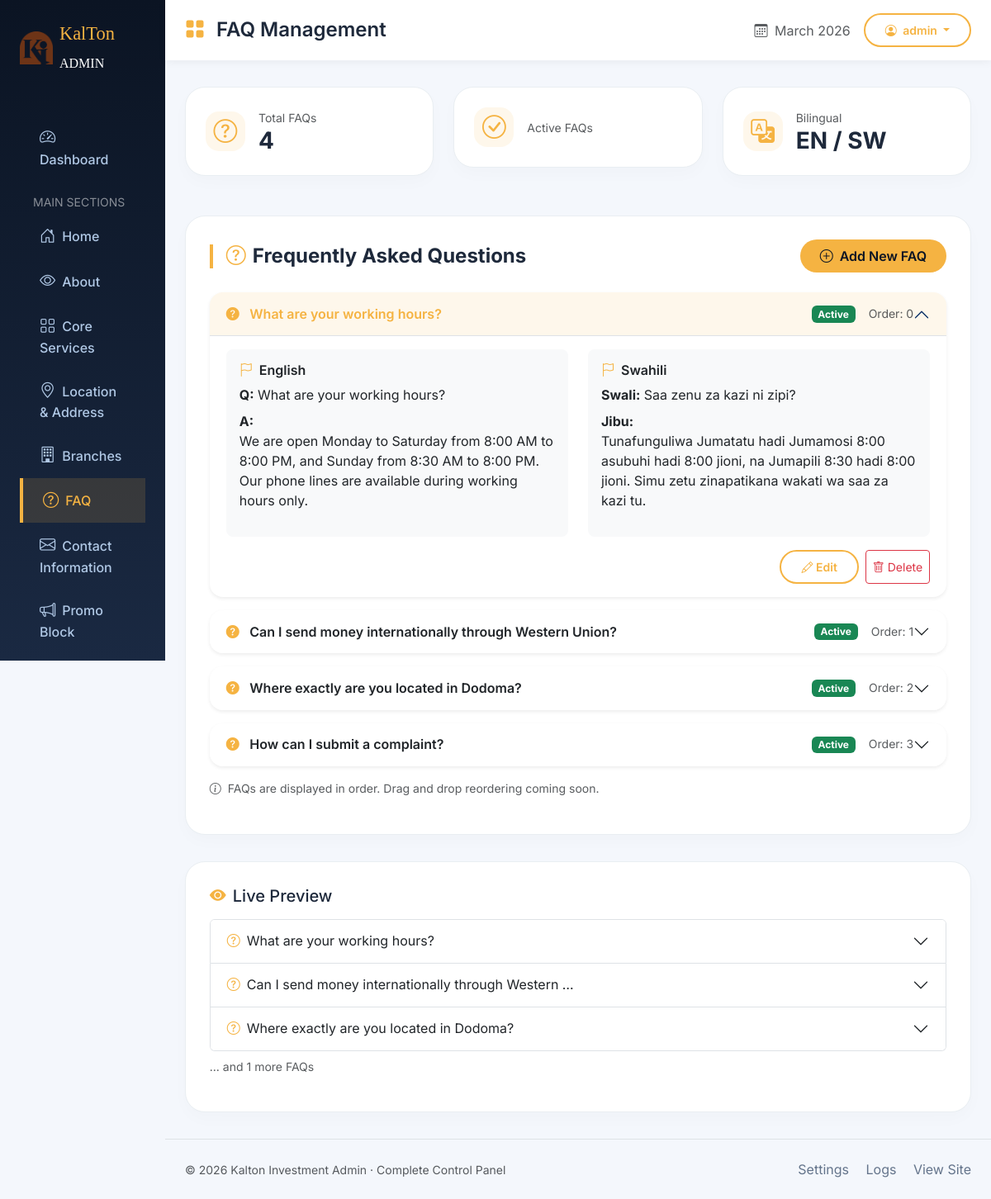
Page /admin-panel/faqs/ (signed in) on the committed database.
### website/models.py (models this page shows, shortened)
class WebsiteSetting(models.Model):
    site_name = models.CharField(max_length=100, default="Kalton Investment")
    primary_color = models.CharField(max_length=20, default="#f5b342")
    favicon = models.ImageField(upload_to='settings/', blank=True, null=True)
    logo = models.ImageField(upload_to='settings/', blank=True, null=True)
    class Meta:
        verbose_name = "Website Setting"
        verbose_name_plural = "Website Settings"

class BaseModel(models.Model):
    created_at = models.DateTimeField(auto_now_add=True)
    updated_at = models.DateTimeField(auto_now=True)
    is_active = models.BooleanField(default=True)
    order = models.IntegerField(default=0, help_text="Display order")
    class Meta:
        abstract = True
        ordering = ['order', '-created_at']

class FAQ(BaseModel):
    question_en = models.CharField(max_length=300)
    question_sw = models.CharField(max_length=300)
    answer_en = models.TextField()
    answer_sw = models.TextField()
    class Meta:
        verbose_name = "FAQ"
        verbose_name_plural = "FAQs"
        ordering = ['order']

### website/views.py (the view)
# urls.py: path('admin-panel/faqs/', views.admin_faqs, name='admin_faqs'),
@login_required
def admin_faqs(request):
    faqs = FAQ.objects.all().order_by('order')
    return render(request, 'website/admin/faq/faqs.html', {'faqs': faqs})

### website/context_processors.py (called while the page is built)
def website_settings(request):
    return {
        'site_settings': WebsiteSetting.objects.first(),
        'contact_info': ContactInfo.objects.first(),
    }

### website/templates/website/admin/faq/faqs.html (shortened to what this page needs)
{% extends 'website/admin/admin_panel.html' %}
{% load static %}
{% block header_title %}FAQ Management{% endblock %}
{% block content %}
<div class="row g-4 mb-5">
    <div class="col-md-4">
        <div class="stat-card d-flex align-items-center">
            <div class="stat-icon me-3"><i class="bi bi-question-circle"></i></div>
            <div>
                <small class="text-muted">Total FAQs</small>
                <h3 class="mb-0 fw-bold">{{ faqs.count }}</h3>
            </div>
        </div>
    </div>
    <div class="col-md-4">
        <div class="stat-card d-flex align-items-center">
            <div class="stat-icon me-3"><i class="bi bi-check-circle"></i></div>
            <div>
                <small class="text-muted">Active FAQs</small>
            </div>
        </div>
    </div>
    <div class="col-md-4">
        <div class="stat-card d-flex align-items-center">
            <div class="stat-icon me-3"><i class="bi bi-translate"></i></div>
            <div>
                <small class="text-muted">Bilingual</small>
                <h3 class="mb-0 fw-bold">EN / SW</h3>
            </div>
        </div>
    </div>
</div>
<section class="section-card">
    <div class="d-flex justify-content-between align-items-center mb-4">
        <h4 class="section-title mb-0">
            <i class="bi bi-question-circle gold-accent"></i> Frequently Asked Questions
        </h4>
        <a href="{% url 'website:admin_faq_add' %}" class="btn btn-gold">
            <i class="bi bi-plus-circle me-2"></i>Add New FAQ
        </a>
    </div>
    <div class="accordion" id="faqAccordion">
        {% for faq in faqs %}
        <div class="accordion-item mb-3 border-0 shadow-sm" style="border-radius: 1rem !important; overflow: hidden;">
            <h2 class="accordion-header" id="heading{{ faq.id }}">
                <button class="accordion-button {% if not forloop.first %}collapsed{% endif %}"
                        type="button"
                        data-bs-toggle="collapse"
                        data-bs-target="#collapse{{ faq.id }}"
                        aria-expanded="{% if forloop.first %}true{% else %}false{% endif %}"
                        aria-controls="collapse{{ faq.id }}">
                    <div class="d-flex w-100 justify-content-between align-items-center">
                        <div>
                            <i class="bi bi-question-circle-fill gold-accent me-2"></i>
                            <span class="fw-semibold">{{ faq.question_en }}</span>
                        </div>
                        <div class="d-flex align-items-center gap-3">
                            {% if faq.is_active %}
                                <span class="badge bg-success">Active</span>
                            {% else %}
                                <span class="badge bg-secondary">Inactive</span>
                            {% endif %}
                            <small class="text-muted">Order: {{ faq.order }}</small>
                        </div>
                    </div>
                </button>
            </h2>
            <div id="collapse{{ faq.id }}"
                 class="accordion-collapse collapse {% if forloop.first %}show{% endif %}"
                 aria-labelledby="heading{{ faq.id }}"
                 data-bs-parent="#faqAccordion">
                <div class="accordion-body">
                    <div class="row">
                        <div class="col-md-6">
                            <div class="bg-light p-3 rounded-3">
                                <h6 class="fw-semibold mb-2">
                                    <i class="bi bi-flag me-2 gold-accent"></i>English
                                </h6>
                                <p class="mb-2"><strong>Q:</strong> {{ faq.question_en }}</p>
                                <p class="mb-0"><strong>A:</strong> {{ faq.answer_en|linebreaks }}</p>
                            </div>
                        </div>
                        <div class="col-md-6">
                            <div class="bg-light p-3 rounded-3">
                                <h6 class="fw-semibold mb-2">
                                    <i class="bi bi-flag me-2 gold-accent"></i>Swahili
                                </h6>
                                <p class="mb-2"><strong>Swali:</strong> {{ faq.question_sw }}</p>
                                <p class="mb-0"><strong>Jibu:</strong> {{ faq.answer_sw|linebreaks }}</p>
                            </div>
                        </div>
                    </div>
                    <div class="d-flex justify-content-end mt-3">
                        <a href="{% url 'website:admin_faq_edit' faq.id %}"
                           class="btn btn-sm btn-outline-gold me-2">
                            <i class="bi bi-pencil"></i> Edit
                        </a>
                        <button type="button"
                                class="btn btn-sm btn-outline-danger"
                                data-bs-toggle="modal"
                                data-bs-target="#deleteModal{{ faq.id }}">
                            <i class="bi bi-trash"></i> Delete
                        </button>
                    </div>
                </div>
            </div>
        </div>
        {% endfor %}
    </div>
    {% if faqs %}
    <p class="text-muted small mt-3">
        <i class="bi bi-info-circle me-1"></i>
        FAQs are displayed in order. Drag and drop reordering coming soon.
    </p>
    {% endif %}
</section>
{% if faqs %}
<section class="section-card mt-4">
    <h5 class="mb-3"><i class="bi bi-eye-fill me-2 gold-accent"></i>Live Preview</h5>
    <div class="accordion" id="previewAccordion">
        {% for faq in faqs|slice:":3" %}
        <div class="accordion-item">
            <h2 class="accordion-header">
                <button class="accordion-button collapsed" type="button">
                    <i class="bi bi-question-circle gold-accent me-2"></i>
                    {{ faq.question_en|truncatechars:50 }}
                </button>
            </h2>
        </div>
        {% endfor %}
        {% if faqs.count > 3 %}
        <p class="text-muted small mt-2">... and {{ faqs.count|add:"-3" }} more FAQs</p>
        {% endif %}
    </div>
</section>
{% endif %}
{% endblock %}

### website/templates/website/admin/admin_panel.html (shortened to what this page needs)
{% load static %}
<!DOCTYPE html>
<html lang="en">
<head>
  <link href="https://cdn.jsdelivr.net/npm/bootstrap@5.3.2/dist/css/bootstrap.min.css" rel="stylesheet">
  <link rel="stylesheet" href="https://cdn.jsdelivr.net/npm/bootstrap-icons@1.11.3/font/bootstrap-icons.min.css">
  <link rel="stylesheet" href="https://code.jquery.com/ui/1.13.2/themes/base/jquery-ui.css">
  <link rel="stylesheet" href="https://cdnjs.cloudflare.com/ajax/libs/toastr.js/latest/toastr.min.css">
</head>
<body>
  <div class="container-fluid p-0">
    <div class="row g-0">
      <div class="col-lg-2 col-md-3 admin-sidebar p-0">
        <div class="p-4">
          <div class="d-flex align-items-center gap-2 mb-5">
             {% if site_settings and site_settings.logo %}
                <img src="{{ site_settings.logo.url }}" width="40" height="40" alt="Kalton">
            {% else %}
                <img src="{% static 'website/images/K I.png' %}" width="40" height="40" alt="Kalton">
            {% endif %}
            <span style="font-family: 'Playfair Display'; font-size: 1.4rem; color: #f5b342;">KalTon<br><small class="text-white fs-6 fw-light">ADMIN</small></span>
          </div>
          <nav class="nav flex-column">
            <a class="nav-link {% if request.resolver_match.url_name == 'admin_dashboard' %}active{% endif %}" href="{% url 'website:admin_panel' %}">
              <i class="bi bi-speedometer2 me-2"></i>Dashboard
            </a>
            <div class="small text-white-50 mt-3 mb-1 px-3">MAIN SECTIONS</div>
            <a class="nav-link {% if 'hero' in request.path %}active{% endif %}" href="{% url 'website:admin_hero' %}">
              <i class="bi bi-house-door me-2"></i>Home
            </a>
            <a class="nav-link {% if 'about' in request.path %}active{% endif %}" href="{% url 'website:admin_about_list' %}">
              <i class="bi bi-eye me-2"></i>About
            </a>
            <a class="nav-link {% if 'services' in request.path %}active{% endif %}" href="{% url 'website:admin_core_services' %}">
              <i class="bi bi-grid me-2"></i>Core Services
            </a>
            <a class="nav-link {% if 'location' in request.path %}active{% endif %}" href="{% url 'website:admin_location' %}">
              <i class="bi bi-geo-alt me-2"></i>Location & Address
            </a>
            <a class="nav-link {% if 'branches' in request.path %}active{% endif %}" href="{% url 'website:admin_branches' %}">
              <i class="bi bi-building me-2"></i>Branches
            </a>
            <a class="nav-link {% if 'faq' in request.path %}active{% endif %}" href="{% url 'website:admin_faqs' %}">
              <i class="bi bi-question-circle me-2"></i>FAQ
            </a>
            <a class="nav-link {% if 'contact' in request.path %}active{% endif %}" href="{% url 'website:admin_contact' %}">
                <i class="bi bi-envelope me-2"></i>Contact Information
            </a>
            <a class="nav-link {% if 'promo-block' in request.path %}active{% endif %}" href="{% url 'website:admin_promo_block' %}">
                <i class="bi bi-megaphone me-2"></i>Promo Block
            </a>
          </nav>
        </div>
      </div>
      <div class="col-lg-10 col-md-9">
        <div class="admin-header">
          <div class="container-fluid px-4">
            <div class="d-flex justify-content-between align-items-center">
              <h4 class="mb-0 fw-semibold">
                <i class="bi bi-grid-fill me-2 gold-accent"></i>
                {% block header_title %}Admin Dashboard{% endblock %}
              </h4>
              <div class="d-flex align-items-center gap-3">
                <span class="text-muted">
                  <i class="bi bi-calendar3 me-1"></i>
                  {% now "F Y" %}
                </span>
                <div class="dropdown">
                  <button class="btn btn-outline-gold btn-sm dropdown-toggle" type="button" data-bs-toggle="dropdown">
                    <i class="bi bi-person-circle me-1"></i> {{ request.user.username|default:"Admin" }}
                  </button>
                </div>
              </div>
            </div>
          </div>
        </div>
        <div class="container-fluid px-4" id="dashboard">
          {% block content %}{% endblock %}
        </div>
        <footer class="border-top mt-4 py-4 px-4 footer-links">
          <div class="d-flex justify-content-between align-items-center">
            <span class="text-muted small">© {% now "Y" %} Kalton Investment Admin · Complete Control Panel</span>
            <div>
              <a href="#" class="me-3">Settings</a>
              <a href="#" class="me-3">Logs</a>
              <a href="{% url 'website:home' %}" target="_blank">View Site</a>
            </div>
          </div>
        </footer>
      </div>
    </div>
  </div>
</body>
</html>

### website/templates/website/admin/admin_panel.html (style rules this page uses)
* { margin: 0; padding: 0; box-sizing: border-box; }
body { font-family: 'Inter', sans-serif; background: #f4f7fc; color: #1e293b; }
.admin-sidebar { background: linear-gradient(180deg, #0b1423 0%, #1a2942 100%); min-height: 100vh; color: #eef4ff; position: sticky; top: 0; height: 100vh; overflow-y: auto; }
.admin-sidebar .nav-link { color: #b0c8e5; padding: 0.8rem 1.5rem; font-weight: 500; transition: all 0.2s; }
.admin-sidebar .nav-link:hover, .admin-sidebar .nav-link.active { background: rgba(245, 180, 66, 0.15); color: #f5b342; border-left: 4px solid #f5b342; }
.admin-sidebar .nav-link i { width: 24px; font-size: 1.2rem; }
.admin-header { background: white; box-shadow: 0 2px 10px rgba(0,0,0,0.05); padding: 1rem 0; margin-bottom: 2rem; position: sticky; top: 0; z-index: 100; }
.stat-card { background: white; border-radius: 1.5rem; padding: 1.5rem; box-shadow: 0 8px 20px rgba(0,0,0,0.02); border: 1px solid #e9eef2; transition: all 0.2s; }
.stat-icon { width: 48px; height: 48px; background: rgba(245, 180, 66, 0.1); border-radius: 16px; display: flex; align-items: center; justify-content: center; font-size: 1.8rem; color: #f5b342; }
.btn-gold { background: #f5b342; color: #0b1423; font-weight: 600; border: none; border-radius: 50px; padding: 0.5rem 1.5rem; }
.btn-outline-gold { border: 2px solid #f5b342; color: #f5b342; border-radius: 50px; padding: 0.5rem 1.5rem; font-weight: 600; background: transparent; }
.section-card { background: white; border-radius: 1.5rem; padding: 1.8rem; margin-bottom: 2rem; box-shadow: 0 8px 20px rgba(0,0,0,0.02); border: 1px solid #e9eef2; }
.section-title { font-weight: 700; margin-bottom: 1.5rem; display: flex; align-items: center; gap: 0.5rem; border-left: 4px solid #f5b342; padding-left: 1rem; }
.footer-links a { color: #64748b; text-decoration: none; transition: color 0.2s; }
.accordion-button:not(.collapsed) { background: rgba(245, 180, 66, 0.1); color: #f5b342; }
.gold-accent { color: #f5b342; }

### rows in the picture
WebsiteSetting: logo (picture)
FAQ: question_en "What are your working hours?", is_active "Active", order "0", answer_en "We are open Monday to Saturday from 8:00 AM to 8:00 PM, and Sunday from 8:30 AM to 8:00 PM. Our phone lines are available during working hours only.", question_sw "Saa zenu za kazi ni zipi?", answer_sw "Tunafunguliwa Jumatatu hadi Jumamosi 8:00 asubuhi hadi 8:00 jioni, na Jumapili 8:30 hadi 8:00 jioni. Simu zetu zinapatikana wakati wa saa za kazi tu."
FAQ: question_en "Can I send money internationally through Western Union?", is_active "Active", order "1", question_en "Can I send money internationally through Western …"
FAQ: question_en "Where exactly are you located in Dodoma?", is_active "Active", order "2"
FAQ: question_en "How can I submit a complaint?", is_active "Active", order "3"

### other values in the picture
{{ request.user.username|default:"Admin" }} "admin"
{{ faqs.count }} "4"
{{ faqs.count|add:"-3" }} "1"
